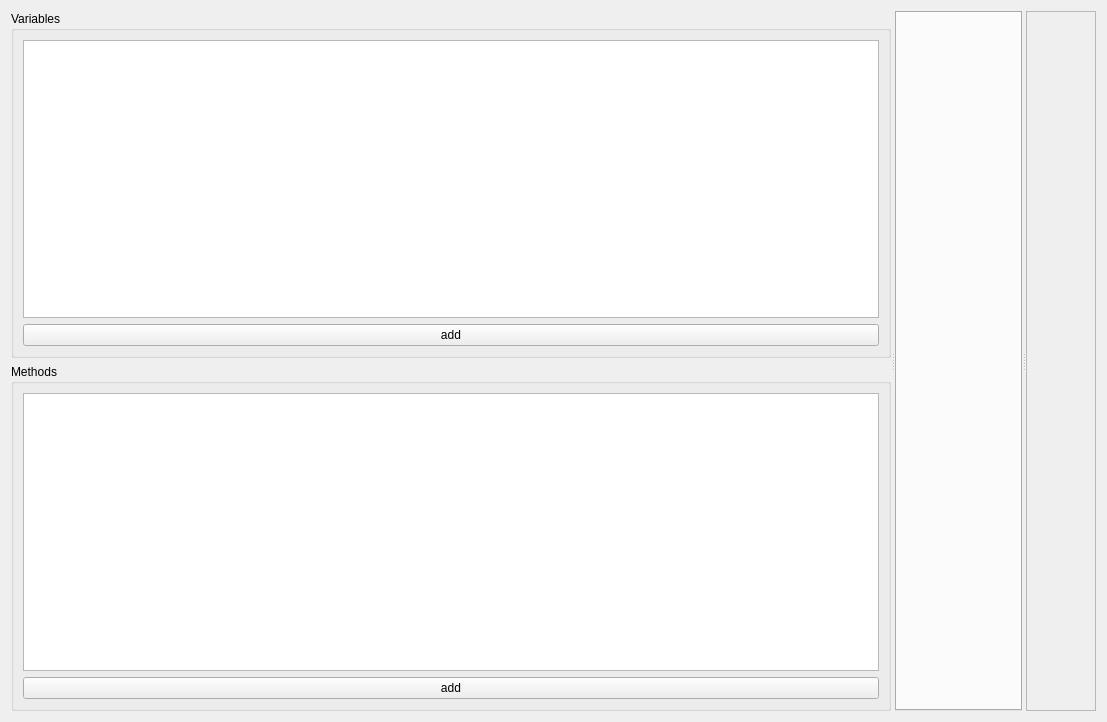
<?xml version="1.0" encoding="UTF-8"?>
<ui version="4.0">
 <class>class_widget</class>
 <widget class="QWidget" name="class_widget">
  <property name="geometry">
   <rect>
    <x>0</x>
    <y>0</y>
    <width>1107</width>
    <height>722</height>
   </rect>
  </property>
  <property name="windowTitle">
   <string>Form</string>
  </property>
  <layout class="QGridLayout" name="gridLayout">
   <item row="0" column="0">
    <widget class="QSplitter" name="splitter">
     <property name="orientation">
      <enum>Qt::Horizontal</enum>
     </property>
     <widget class="QWidget" name="contents_widget" native="true">
      <layout class="QVBoxLayout" name="verticalLayout">
       <item>
        <widget class="QGroupBox" name="variables_group_box">
         <property name="title">
          <string>Variables</string>
         </property>
         <layout class="QGridLayout" name="gridLayout_5">
          <item row="1" column="0">
           <widget class="QPushButton" name="add_variable_push_button">
            <property name="text">
             <string>add</string>
            </property>
           </widget>
          </item>
          <item row="0" column="0">
           <widget class="QListWidget" name="variables_list_widget"/>
          </item>
         </layout>
         <zorder>variables_list_widget</zorder>
         <zorder>add_variable_push_button</zorder>
         <zorder>functions_list_widget</zorder>
        </widget>
       </item>
       <item>
        <widget class="QGroupBox" name="functions_groupBox">
         <property name="title">
          <string>Methods</string>
         </property>
         <layout class="QGridLayout" name="gridLayout_4">
          <item row="1" column="0">
           <widget class="QPushButton" name="add_function_push_button">
            <property name="text">
             <string>add</string>
            </property>
           </widget>
          </item>
          <item row="0" column="0">
           <widget class="QListWidget" name="functions_list_widget"/>
          </item>
         </layout>
        </widget>
       </item>
      </layout>
     </widget>
     <widget class="QTabWidget" name="flows">
      <property name="currentIndex">
       <number>-1</number>
      </property>
     </widget>
     <widget class="QScrollArea" name="details_scrollArea">
      <property name="widgetResizable">
       <bool>true</bool>
      </property>
      <widget class="QWidget" name="scrollAreaWidgetContents">
       <property name="geometry">
        <rect>
         <x>0</x>
         <y>0</y>
         <width>68</width>
         <height>702</height>
        </rect>
       </property>
      </widget>
     </widget>
    </widget>
   </item>
  </layout>
  <zorder>splitter</zorder>
  <zorder>variables_group_box</zorder>
 </widget>
 <resources/>
 <connections/>
</ui>
